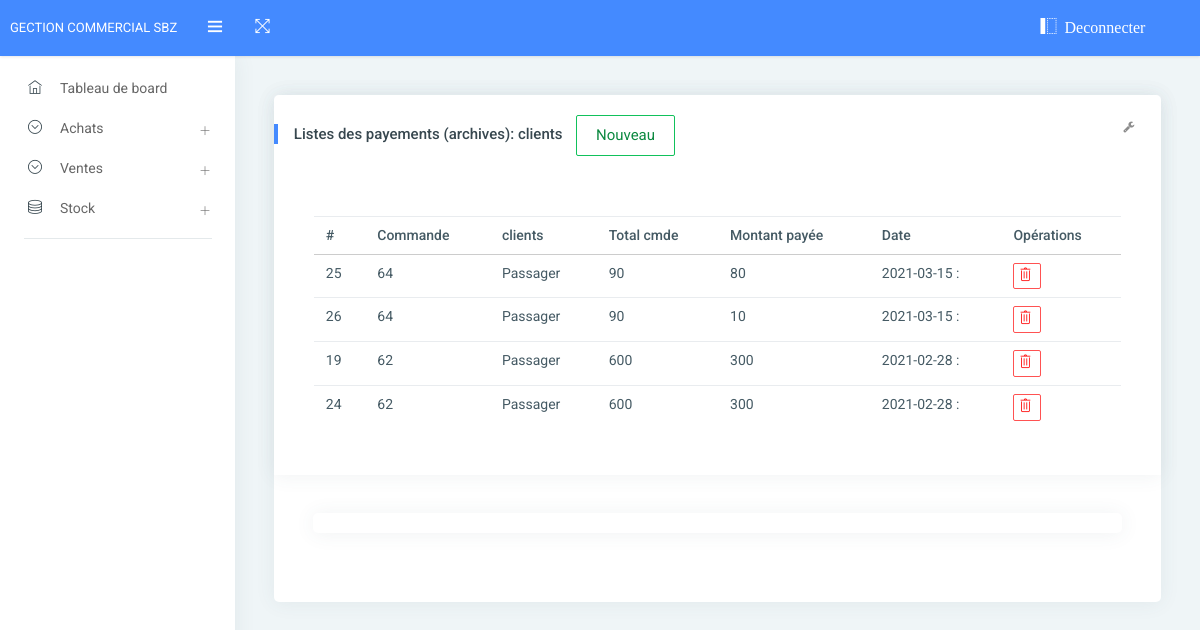
The page /client_payement_archive.php (signed in) on the database its author committed.
### tables this page shows
CREATE TABLE IF NOT EXISTS `payement_client` (
  `id` int(11) NOT NULL AUTO_INCREMENT,
  `id_cmd` int(11) NOT NULL,
  `montant` int(11) NOT NULL,
  `date` date NOT NULL,
  PRIMARY KEY (`id`)
);

CREATE TABLE IF NOT EXISTS `clients` (
  `id` int(11) NOT NULL AUTO_INCREMENT,
  `nomprenom` varchar(50) NOT NULL,
  `tel1` int(11) NOT NULL,
  `tel2` int(11) DEFAULT NULL,
  `email` varchar(30) DEFAULT NULL,
  `adresse` varchar(50) DEFAULT NULL,
  `remarques` text DEFAULT NULL,
  `date_ajout` datetime NOT NULL DEFAULT current_timestamp(),
  PRIMARY KEY (`id`)
);

### client_functions.php (called while the page is built, shortened)
<?php
function getNomclient($id, $con)
{
  $sql = "select nomprenom FROM `clients` WHERE `id` ='{$id}' LIMIT 1";
  $result = $con->query($sql);
  if ($result->num_rows > 0) {
    $row = $result->fetch_assoc();
    return $row['nomprenom'];
  } else {
    return false;
  }
}
function getinfocmd($id_cmd, $con)
{
  $sql_info = "SELECT id_client,total FROM cmd_vente where id=" . $id_cmd;
  $result_info = $con->query($sql_info);
  if ($result_info->num_rows > 0) {
    $row_info = $result_info->fetch_assoc();
    return [$row_info['id_client'], $row_info['total']];
  } else {
    return [0, 0];
  }
}

### client_payement_archive.php (the view, shortened to what this page needs)
<?php include_once('header.php'); ?>
<div class="pcoded-main-container">
    <div class="pcoded-wrapper">
        <?php include_once('navbar.php');
        include_once('client_functions.php'); ?>
        <div class="pcoded-content">
            <div class="pcoded-inner-content">
                <div class="main-body">
                    <div class="page-wrapper">
                        <div class="page-body">
                            <div class="card">
                                <div class="card-header">
                                    <h5>Listes des payements (archives): clients</h5>
                                    <button type="button" id="btn-nouveau" class="btn btn-success btn-outline-success waves-effect md-trigger" data-modal="modal-9">nouveau</button>
                                    <div class="card-block">
                                        <div class="card-header-right">
                                            <ul class="list-unstyled card-option">
                                                <li><i class="fa fa fa-wrench open-card-option"></i></li>
                                            </ul>
                                        </div>
                                    </div>
                                    <div class="card-block table-border-style">
                                        <div class="table-responsive">
                                            <table class="table">
                                                <thead>
                                                    <tr>
                                                        <th>#</th>
                                                        <th>Commande</th>
                                                        <th>clients</th>
                                                        <th>Total cmde</th>
                                                        <th>Montant payée</th>
                                                        <th>Date</th>
                                                        <th>Opérations</th>
                                                    </tr>
                                                </thead>
                                                <tbody>
                                                    <?php
                                                    $sql = "SELECT * FROM payement_client where id_cmd IN (SELECT id FROM cmd_vente where `total` = `payee`) ORDER BY id_cmd DESC";
                                                    $result = $con->query($sql);
                                                    if ($result->num_rows > 0) {
                                                        while ($row = $result->fetch_assoc()) {
                                                            $getinfo = getinfocmd($row["id_cmd"], $con);
                                                            echo "<tr><td scope='row'>" . $row["id"] . "</td><td>" . $row["id_cmd"] . "</td><td>" . getNomclient($getinfo[0], $con) . "</td><td>" . $getinfo[1] . "</td><td>" . $row["montant"] . "</td><td>" . $row["date"] . " : " . $row["temps"] . "</td><td>";
                                                    ?>
                                                            <a href='client_apipayement.php?id_cmd=<?= $row["id_cmd"]; ?>&del=<?= $row["id"]; ?>' class="info btn btn-danger btn-outline-danger waves-effect md-trigger btn-icon" data-modal="modal-info">
                                                                <i class="ti-trash"></i>
                                                            </a>
                                                    <?php
                                                            echo "</td></tr>";
                                                        }
                                                    } else {
                                                        echo "0 resultats";
                                                    }
                                                    ?>
                                                </tbody>
                                            </table>
                                        </div>
                                    </div>
                                </div>
                                <div class="pcoded-inner-content">
                                    <div class="main-body">
                                        <div class="page-wrapper">
                                            <div class="page-body button-page">
                                                <div class="row">
                                                    <div class="col-sm-12">
                                                        <div class="card">
                                                            <div class="card-block">
                                                            </div>
                                                        </div>
                                                    </div>
                                                </div>
                                            </div>
                                        </div>
                                    </div>
                                </div>
                            </div>
                        </div>
                    </div>
                </div>
            </div>
            <?php include_once('footer.php'); ?>

### rows shown on the page
payement_client: id "25", id_cmd "64", clients.nomprenom "Passager", getinfo "90", montant "80", date "2021-03-15"
payement_client: id "26", id_cmd "64", clients.nomprenom "Passager", getinfo "90", montant "10", date "2021-03-15"
payement_client: id "19", id_cmd "62", clients.nomprenom "Passager", getinfo "600", montant "300", date "2021-02-28"
payement_client: id "24", id_cmd "62", clients.nomprenom "Passager", getinfo "600", montant "300", date "2021-02-28"
